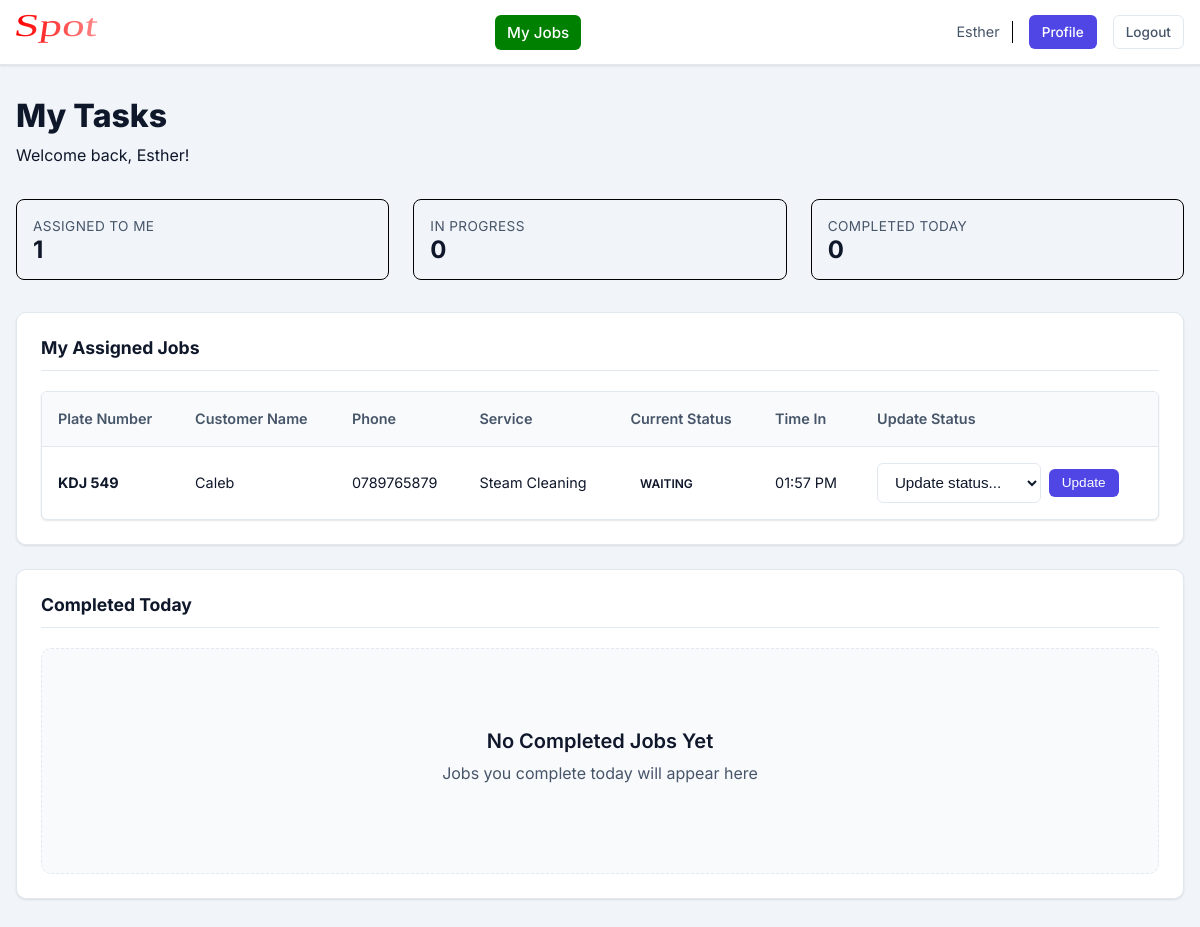
Page /staff/dashboard (signed in) on the committed database.
### app/models.py (models this page shows, shortened)
class User(UserMixin, db.Model):
    __tablename__ = 'users'
    id = db.Column(db.Integer, primary_key=True)
    username = db.Column(db.String(80), unique=True, nullable=False, index=True)
    full_name = db.Column(db.String(120), nullable=False)
    email = db.Column(db.String(120), unique=True, nullable=False)
    password_hash = db.Column(db.String(255), nullable=False)
    role = db.Column(db.String(20), nullable=False, default='staff')  # 'admin' or 'staff'
    is_active = db.Column(db.Boolean, default=True)
    created_at = db.Column(db.DateTime, default=datetime.utcnow)
    cars = db.relationship('Car', backref='assigned_user', lazy='dynamic')
    notifications = db.relationship('Notification', backref='user', lazy='dynamic')

class Car(db.Model):
    __tablename__ = 'cars'
    id = db.Column(db.Integer, primary_key=True)
    customer_name = db.Column(db.String(120), nullable=False)
    customer_phone = db.Column(db.String(20), nullable=False)
    customer_email = db.Column(db.String(120))
    plate_number = db.Column(db.String(20), nullable=False, unique=True, index=True)
    car_model = db.Column(db.String(100))
    service_id = db.Column(db.Integer, db.ForeignKey('services.id'), nullable=False)
    assigned_user_id = db.Column(db.Integer, db.ForeignKey('users.id'), nullable=False)
    status = db.Column(db.String(20), default='Waiting')  # Waiting, Washing, Detailing, Ready for Pickup, Completed
    time_in = db.Column(db.DateTime, default=datetime.utcnow, nullable=False)
    time_out = db.Column(db.DateTime)
    notes = db.Column(db.Text)

class Service(db.Model):
    __tablename__ = 'services'
    id = db.Column(db.Integer, primary_key=True)
    name = db.Column(db.String(100), unique=True, nullable=False)
    description = db.Column(db.Text)
    price = db.Column(db.Float, nullable=False)
    duration = db.Column(db.Integer, nullable=False)  # Duration in minutes
    is_active = db.Column(db.Boolean, default=True)
    created_at = db.Column(db.DateTime, default=datetime.utcnow)
    cars = db.relationship('Car', backref='service', lazy='dynamic')

### app/routes.py (the view)
@app.route('/staff/dashboard')
@login_required
def staff_dashboard():
    start_of_day_utc, end_of_day_utc = get_today_start_end_utc()
    assigned_cars = Car.query.filter(
        Car.assigned_user_id == current_user.id,
        Car.status != 'Completed'
    ).order_by(Car.time_in.desc()).all()
    completed_cars = Car.query.filter(
        Car.assigned_user_id == current_user.id,
        Car.status == 'Completed',
        Car.time_out != None,
        Car.time_out >= start_of_day_utc,
        Car.time_out <= end_of_day_utc
    ).order_by(Car.time_out.desc()).all()
    for car in assigned_cars + completed_cars:
        car.time_in_display = kenya_time(car.time_in)
        car.time_out_display = kenya_time(car.time_out)
    stats = {
        'assigned': len(assigned_cars),
        'in_progress': len([c for c in assigned_cars if c.status in ['Washing', 'Detailing']]),
        'completed_today': len(completed_cars)
    }
    return render_template('staff_dashboard.html',
                         stats=stats,
                         assigned_cars=assigned_cars,
                         completed_cars=completed_cars)

### app/models.py (called while the page is built)
@login_manager.user_loader
def load_user(user_id):
    return User.query.get(int(user_id))

### app/routes.py (called while the page is built)
def kenya_time(dt):
    if dt is None:
        return None
    return dt + timedelta(hours=3)

def get_today_start_end_utc():
    now_kenya = datetime.utcnow() + timedelta(hours=3)
    today_kenya = now_kenya.date()
    start_of_day_kenya = datetime.combine(today_kenya, datetime.min.time())
    start_of_day_utc = start_of_day_kenya - timedelta(hours=3)
    end_of_day_kenya = datetime.combine(today_kenya, datetime.max.time())
    end_of_day_utc = end_of_day_kenya - timedelta(hours=3)
    return start_of_day_utc, end_of_day_utc

### app/templates/staff_dashboard.html (shortened to what this page needs)
{% extends "base.html" %}
{% block content %}
<div class="dashboard-header" style="margin-bottom: 32px;">
    <h1 style="font-size: 32px; font-weight: 800; color: var(--text-dark);">My Tasks</h1>
    <p style="color: var(--text-light); margin-top: 8px;">Welcome back, {{ current_user.username }}!</p>
</div>
<div class="stats-grid">
    <div class="stat-card stat-warning" style="border: 1px solid black; padding: 16px; border-radius: 8px;">
        <div class="stat-label">Assigned to Me</div>
        <div class="stat-value">{{ stats.assigned }}</div>
    </div>
    <div class="stat-card" style="border: 1px solid black; padding: 16px; border-radius: 8px;">
        <div class="stat-label">In Progress</div>
        <div class="stat-value">{{ stats.in_progress }}</div>
    </div>
    <div class="stat-card stat-success" style="border: 1px solid black; padding: 16px; border-radius: 8px;">
        <div class="stat-label">Completed Today</div>
        <div class="stat-value">{{ stats.completed_today }}</div>
    </div>
</div>
<div class="card">
    <div class="card-header">
        <h2 class="card-title">My Assigned Jobs</h2>
    </div>
    <div class="card-body">
        {% if assigned_cars %}
        <div class="table-responsive">
            <table class="table">
                <thead>
                    <tr>
                        <th>Plate Number</th>
                        <th>Customer Name</th>
                        <th>Phone</th>
                        <th>Service</th>
                        <th>Current Status</th>
                        <th>Time In</th>
                        <th>Update Status</th>
                    </tr>
                </thead>
                <tbody>
                    {% for car in assigned_cars %}
                    <tr>
                        <td><strong>{{ car.plate_number }}</strong></td>
                        <td>{{ car.customer_name }}</td>
                        <td>{{ car.customer_phone }}</td>
                        <td>{{ car.service.name }}</td>
                        <td>
                            <span class="badge badge-{{ car.status.lower().replace(' ', '-') }}">
                                {{ car.status }}
                            </span>
                        </td>
                        <td>{{ car.time_in_display.strftime('%I:%M %p') if car.time_in_display else 'N/A' }}</td>
                        <td>
                            <form method="POST" action="{{ url_for('update_status', car_id=car.id) }}"
                                style="display: flex; gap: 8px; align-items: center;">
                                <select name="status" class="form-control" style="width: auto; min-width: 150px;"
                                    required>
                                    <option value="" disabled selected>Update status...</option>
                                </select>
                                <button type="submit" class="btn btn-sm btn-primary">Update</button>
                            </form>
                        </td>
                    </tr>
                    {% endfor %}
                </tbody>
            </table>
        </div>
        {% else %}
        <div class="empty-state">
            <div class="empty-state-icon"></div>
            <h3 class="empty-state-title">No Jobs Assigned</h3>
            <p class="empty-state-text">You don't have any jobs assigned to you at the moment</p>
        </div>
        {% endif %}
    </div>
</div>
<div class="card">
    <div class="card-header">
        <h2 class="card-title">Completed Today</h2>
    </div>
    <div class="card-body">
        {% if completed_cars %}
        <div class="table-responsive">
            <table class="table">
                <thead>
                    <tr>
                        <th>Plate Number</th>
                        <th>Customer Name</th>
                        <th>Service</th>
                        <th>Time In</th>
                        <th>Time Out</th>
                        <th>Duration</th>
                    </tr>
                </thead>
                <tbody>
                    {% for car in completed_cars %}
                    <tr>
                        <td><strong>{{ car.plate_number }}</strong></td>
                        <td>{{ car.customer_name }}</td>
                        <td>{{ car.service.name }}</td>
                        <td>{{ car.time_in_display.strftime('%I:%M %p') if car.time_in_display else 'N/A' }}</td>
                        <td>{{ car.time_out_display.strftime('%I:%M %p') if car.time_out_display else '-' }}</td>
                        <td>
                            {% if car.time_out and car.time_in %}
                            {{ ((car.time_out - car.time_in).seconds // 60) }} mins
                            {% else %}
                            -
                            {% endif %}
                        </td>
                    </tr>
                    {% endfor %}
                </tbody>
            </table>
        </div>
        {% else %}
        <div class="empty-state">
            <h3 class="empty-state-title">No Completed Jobs Yet</h3>
            <p class="empty-state-text">Jobs you complete today will appear here</p>
        </div>
        {% endif %}
    </div>
</div>
{% endblock %}

### app/templates/base.html (shortened to what this page needs)
<!DOCTYPE html>
<html lang="en">
<head>
    <link rel="stylesheet" href="{{ url_for('static', filename='css/style.css') }}">
    <link rel="stylesheet" href="https://cdnjs.cloudflare.com/ajax/libs/font-awesome/6.5.1/css/all.min.css">
</head>
<body>
    {% if current_user.is_authenticated %}
    <nav class="navbar">
        <div class="nav-container">
            <a href="{{ url_for('admin_dashboard') if current_user.role == 'admin' else url_for('staff_dashboard') }}"
                class="nav-brand" style="font-family: 'Inter', sans-serif;">
                <img src="{{ url_for('static', filename='images/spot.svg') }}" alt="Spot"
                    style="height: 40px; width: auto; margin: 0; transform: translateY(0);">
            </a>
            <ul class="nav-menu">
                {% if current_user.role == 'admin' %}
                <li><a href="{{ url_for('admin_dashboard') }}"
                        class="nav-link {% if request.endpoint == 'admin_dashboard' %}active{% endif %}">Dashboard</a>
                </li>
                <li><a href="{{ url_for('add_car') }}"
                        class="nav-link {% if request.endpoint == 'add_car' %}active{% endif %}">New Job</a></li>
                <li><a href="{{ url_for('manage_services') }}"
                        class="nav-link {% if request.endpoint == 'manage_services' %}active{% endif %}">Services</a>
                </li>
                <li><a href="{{ url_for('manage_users') }}"
                        class="nav-link {% if request.endpoint == 'manage_users' %}active{% endif %}">Staff</a></li>
                <li><a href="{{ url_for('reports') }}"
                        class="nav-link {% if request.endpoint == 'reports' %}active{% endif %}">Reports</a></li>
                <li><a href="{{ url_for('analytics') }}"
                        class="nav-link {% if request.endpoint == 'analytics' %}active{% endif %}">Analytics</a></li>
                {% else %}
                <li><a href="{{ url_for('staff_dashboard') }}"
                        class="nav-link {% if request.endpoint == 'staff_dashboard' %}active{% endif %}">My Jobs</a>
                </li>
                {% endif %}
            </ul>
            <div class="nav-right">
                <span
                    style="font-size: 0.9rem; padding-right: 12px; border-right: 1px solid black; color: var(--text-secondary);">{{
                    current_user.username }}</span>
                <a href="{{ url_for('view_profile') }}" class="btn btn-sm btn-primary">Profile</a>
                <a href="{{ url_for('logout') }}" class="btn btn-sm btn-secondary">Logout</a>
            </div>
        </div>
    </nav>
    {% endif %}
    <main class="main-content">
        {% block content %}{% endblock %}
    </main>
</body>
</html>

### rows in the picture
User: username "Esther"
Car: plate_number "KDJ 549", customer_name "Caleb", customer_phone "0789765879", service.name "Steam Cleaning", status "WAITING", time_in_display "01:57 PM"

### other values in the picture
{{ stats.assigned }} "1"
{{ stats.in_progress }} "0"
{{ stats.completed_today }} "0"
